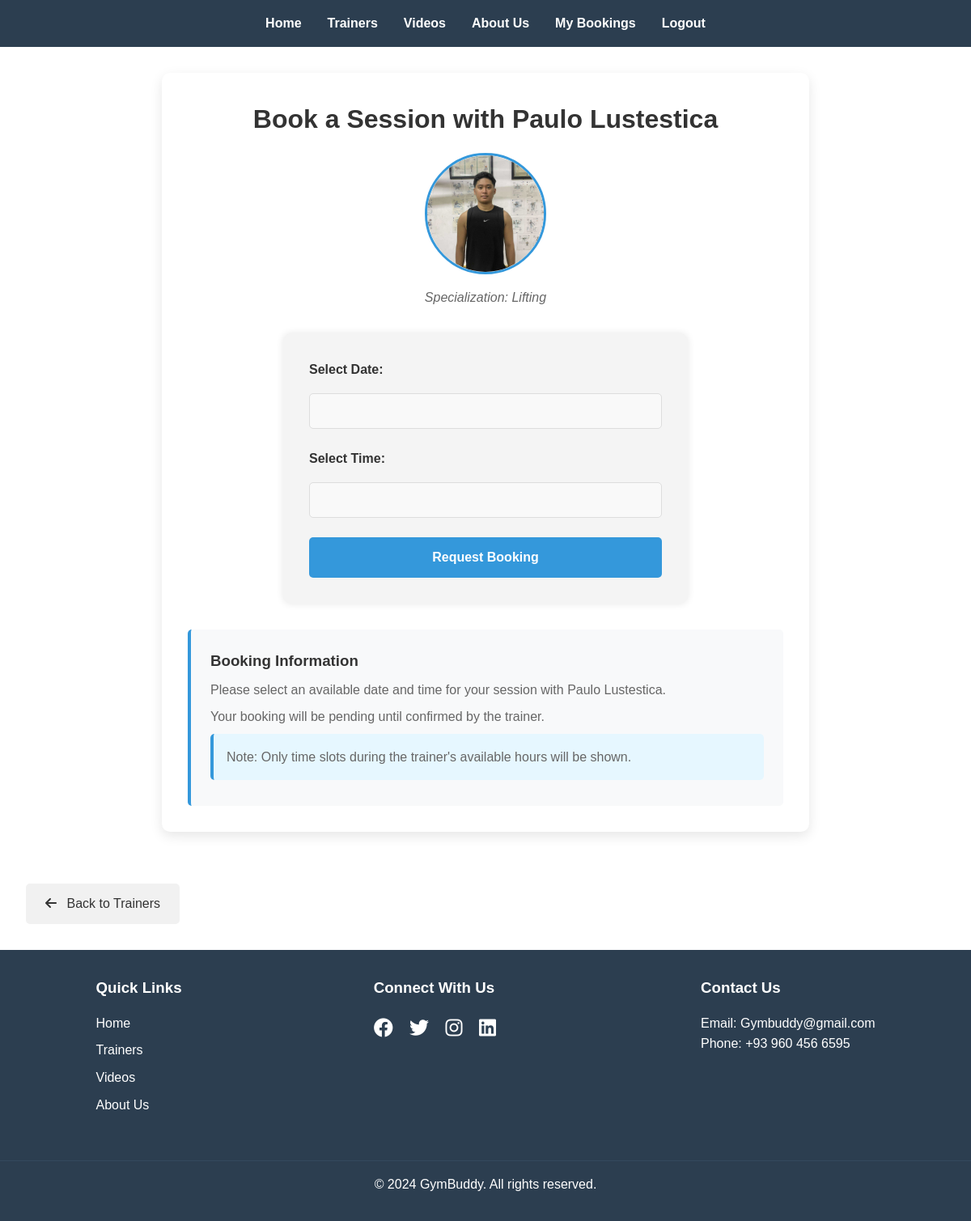
The app's page /booking.php?trainer_id=14 (signed in) with its own data.
### tables this page shows
CREATE TABLE `trainers` (
  `id` int(11) NOT NULL,
  `name` varchar(100) NOT NULL,
  `description` text DEFAULT NULL,
  `contact` varchar(50) DEFAULT NULL,
  `image_url` varchar(255) DEFAULT NULL,
  `specialization` varchar(255) DEFAULT NULL
);

### booking.php (the view, shortened to what this page needs)
<?php
include 'php/config.php';
$trainer_id = $_GET['trainer_id'];
$sql = "SELECT * FROM trainers WHERE id = ?";
$stmt = $pdo->prepare($sql);
$stmt->execute([$trainer_id]);
$trainer = $stmt->fetch();
?>
<!DOCTYPE html>
<html lang="en">
<head>
    <link rel="stylesheet" href="css/style.css">
    <link rel="stylesheet" href="css/booking.css">
    <link rel="stylesheet" href="https://cdnjs.cloudflare.com/ajax/libs/font-awesome/6.1.1/css/all.min.css">
    <link rel="stylesheet" href="https://cdn.jsdelivr.net/npm/flatpickr/dist/flatpickr.min.css">
</head>
<body>
    <header>
        <nav>
            <ul>
                <li><a href="index.php">Home</a></li>
                <li><a href="trainers.php">Trainers</a></li>
                <li><a href="videos.php">Videos</a></li>
                <li><a href="about.php">About Us</a></li>
                <?php if(isset($_SESSION['user_id'])): ?>
                    <?php if(isset($_SESSION['user_role']) && $_SESSION['user_role'] === 'admin'): ?>
                        <li><a href="php/admin_dashboard.php">Admin Dashboard</a></li>
                    <?php elseif(isset($_SESSION['user_role']) && $_SESSION['user_role'] === 'trainer'): ?>
                        <li><a href="php/trainer_dashboard.php">Trainer Dashboard</a></li>
                    <?php elseif(isset($_SESSION['user_role']) && $_SESSION['user_role'] === 'user'): ?>
                        <li><a href="php/user_dashboard.php">My Bookings</a></li>
                    <?php endif; ?>
                    <li><a href="php/logout.php">Logout</a></li>
                <?php else: ?>
                    <li><a href="php/login.php">Login</a></li>
                    <li><a href="php/signup.php">Sign Up</a></li>
                <?php endif; ?>
            </ul>
        </nav>
    </header>
    <main>
        <div class="booking-container">
            <div class="trainer-info">
                <h1>Book a Session with <?php echo htmlspecialchars($trainer['name']); ?></h1>
                <?php if (isset($trainer['image_url']) && !empty($trainer['image_url'])): ?>
                    <img src="uploads/<?php echo htmlspecialchars($trainer['image_url']); ?>" alt="<?php echo htmlspecialchars($trainer['name']); ?>" class="trainer-image">
                <?php endif; ?>
                <?php if (isset($trainer['specialization']) && !empty($trainer['specialization'])): ?>
                    <p class="specialization">Specialization: <?php echo htmlspecialchars($trainer['specialization']); ?></p>
                <?php endif; ?>
            </div>
            <form action="" method="post" class="booking-form" id="booking-form">
                <div class="form-group" id="date-group">
                    <label for="date">Select Date:</label>
                    <input type="text" id="date" name="date" class="date-picker" required>
                </div>
                <div class="form-group" id="time-group">
                    <label for="time">Select Time:</label>
                    <input type="text" id="time" name="time" class="time-picker" required>
                </div>
                <div class="form-group">
                    <button type="submit" class="btn book-btn">Request Booking</button>
                </div>
            </form>
            <div class="booking-info">
                <h3>Booking Information</h3>
                <p>Please select an available date and time for your session with <?php echo htmlspecialchars($trainer['name']); ?>.</p>
                <p>Your booking will be pending until confirmed by the trainer.</p>
                <p class="availability-note">Note: Only time slots during the trainer's available hours will be shown.</p>
            </div>
        </div>
    </main>
    <a href="trainers.php" class="back-button"><i class="fas fa-arrow-left"></i> Back to Trainers</a>
    <footer>
        <div class="footer-content">
            <div class="footer-section">
                <h3>Quick Links</h3>
                <ul>
                    <li><a href="index.php">Home</a></li>
                    <li><a href="trainers.php">Trainers</a></li>
                    <li><a href="videos.php">Videos</a></li>
                    <li><a href="about.php">About Us</a></li>
                </ul>
            </div>
            <div class="footer-section">
                <h3>Connect With Us</h3>
                <div class="social-icons">
                    <a href="#"><i class="fab fa-facebook"></i></a>
                    <a href="#"><i class="fab fa-twitter"></i></a>
                    <a href="#"><i class="fab fa-instagram"></i></a>
                    <a href="#"><i class="fab fa-linkedin"></i></a>
                </div>
            </div>
            <div class="footer-section">
                <h3>Contact Us</h3>
                <p>Email: Gymbuddy@gmail.com</p>
                <p>Phone: +93 960 456 6595</p>
            </div>
        </div>
        <div class="footer-bottom">
            <p>&copy; 2024 GymBuddy. All rights reserved.</p>
        </div>
    </footer>
</body>
</html>

### css/style.css (style rules this page uses)
* { margin: 0; padding: 0; box-sizing: border-box; }
body { font-family: Arial, sans-serif; line-height: 1.6; color: #333; }
header { background-color: #2c3e50; color: #fff; padding: 1rem 0; }
nav ul { list-style-type: none; display: flex; justify-content: center; }
nav ul li { margin: 0 1rem; }
nav ul li a { color: #fff; text-decoration: none; font-weight: bold; }
footer { background-color: #2c3e50; color: #fff; padding: 2rem 0; }
.footer-content { display: flex; justify-content: space-around; flex-wrap: wrap; }
.footer-section { margin-bottom: 1rem; }
.footer-section h3 { margin-bottom: 1rem; }
.footer-section ul { list-style-type: none; }
.footer-section ul li { margin-bottom: 0.5rem; }
.footer-section ul li a { color: #fff; text-decoration: none; }
.social-icons a { color: #fff; font-size: 1.5rem; margin-right: 1rem; }
.footer-bottom { text-align: center; margin-top: 2rem; padding-top: 1rem; border-top: 1px solid #34495e; }
.booking-form { max-width: 500px; margin: 0 auto; padding: 2rem; background-color: #f4f4f4; border-radius: 10px; box-shadow: 0 0 10px rgba(0, 0, 0, 0.1); }
.booking-form label { display: block; margin-bottom: 0.5rem; }
.btn { display: inline-block; padding: 0.3rem 0.8rem; border: none; border-radius: 3px; cursor: pointer; font-size: 14px; text-decoration: none; transition: background-color 0.3s; }

### css/booking.css (style rules this page uses)
.booking-container { max-width: 800px; margin: 2rem auto; padding: 2rem; background-color: #fff; border-radius: 10px; box-shadow: 0 5px 15px rgba(0, 0, 0, 0.1); }
.trainer-info { text-align: center; margin-bottom: 2rem; }
.trainer-info h1 { color: #333; margin-bottom: 1rem; font-size: 2rem; }
.trainer-image { width: 150px; height: 150px; border-radius: 50%; object-fit: cover; margin: 1rem auto; display: block; border: 3px solid #3498db; }
.specialization { font-style: italic; color: #666; margin-top: 0.5rem; }
.booking-form { display: grid; gap: 1.5rem; margin-bottom: 2rem; }
.form-group { display: flex; flex-direction: column; gap: 0.5rem; }
.form-group label { font-weight: bold; color: #333; }
.date-picker, .time-picker { padding: 0.75rem; border: 1px solid #ddd; border-radius: 5px; font-size: 1rem; background-color: #f9f9f9; cursor: pointer; border-bottom: 1px solid #ddd; }
.book-btn { background-color: #3498db; color: white; border: none; padding: 1rem; border-radius: 5px; font-size: 1rem; font-weight: bold; cursor: pointer; transition: background-color 0.3s; }
.booking-info { background-color: #f8f9fa; padding: 1.5rem; border-radius: 5px; border-left: 4px solid #3498db; }
.booking-info h3 { margin-top: 0; color: #333; }
.booking-info p { margin: 0.5rem 0; color: #666; }
.back-button { display: inline-block; margin: 2rem; padding: 0.75rem 1.5rem; background-color: #f1f1f1; color: #333; text-decoration: none; border-radius: 5px; transition: background-color 0.3s; }
.back-button i { margin-right: 0.5rem; }
.availability-note { background-color: #e6f7ff; padding: 1rem; border-radius: 5px; border-left: 4px solid #3498db; margin-top: 1rem; }

### booking.php (style rules this page uses)
.date-picker, .time-picker { border-bottom: 1px solid #ddd !important; outline: none !important; }

### records on screen
trainers: name "Paulo Lustestica", image_url (picture), specialization "Lifting"
